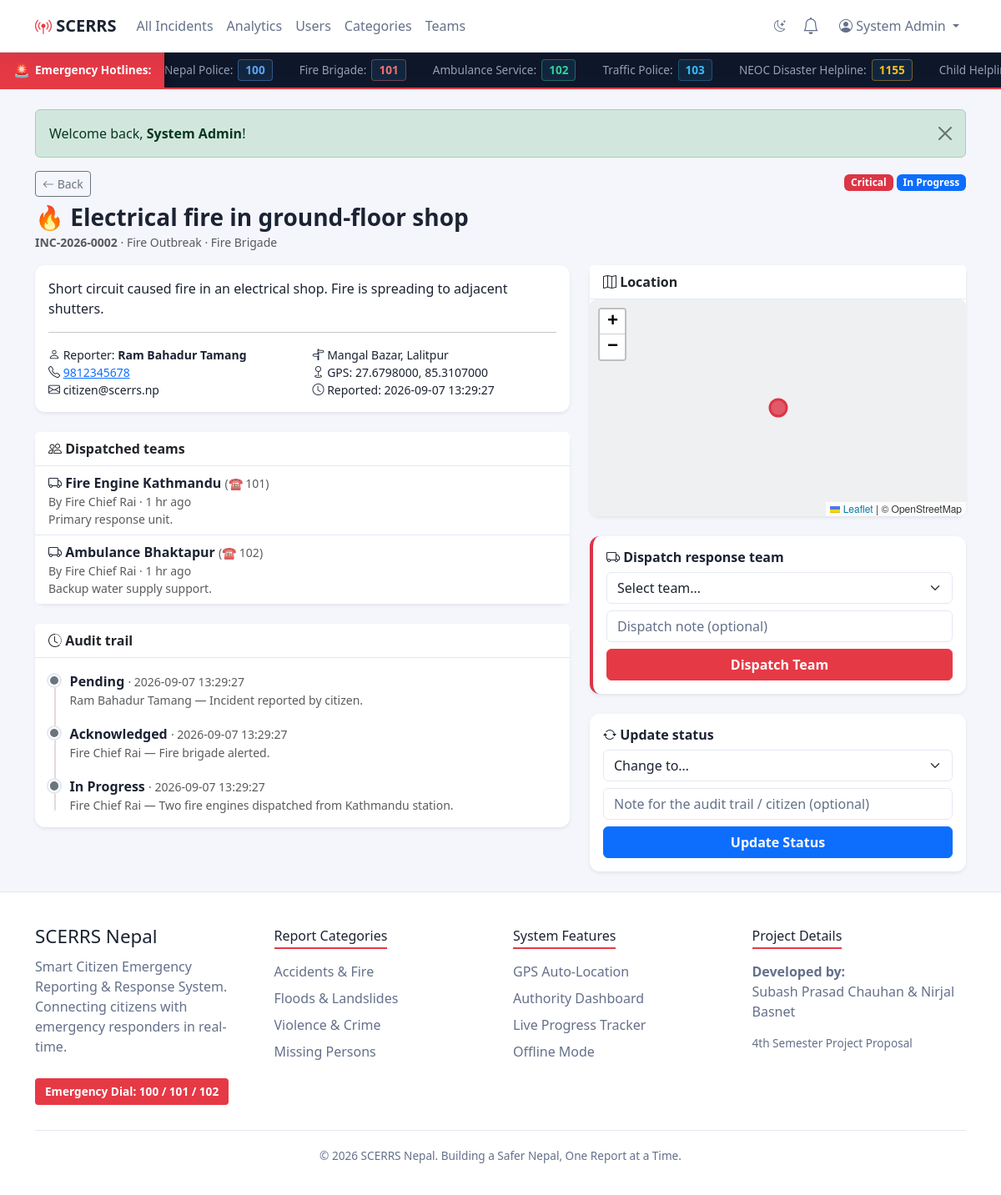
The page /authority/incident_view.php?id=2 (signed in) on the database its author committed.
### tables this page shows
CREATE TABLE users (
  id             INT UNSIGNED AUTO_INCREMENT PRIMARY KEY,
  name           VARCHAR(120) NOT NULL,
  first_name     VARCHAR(80)  DEFAULT NULL,
  middle_name    VARCHAR(80)  DEFAULT NULL,
  last_name      VARCHAR(80)  DEFAULT NULL,
  email          VARCHAR(150) NOT NULL UNIQUE,
  phone          VARCHAR(20)  DEFAULT NULL,
  country        VARCHAR(60)  DEFAULT 'Nepal',
  identity_type  ENUM('citizenship','passport') DEFAULT 'citizenship',
  identity_no    VARCHAR(50)  DEFAULT NULL,
  province       VARCHAR(60)  DEFAULT NULL,
  district       VARCHAR(60)  DEFAULT NULL,
  municipality   VARCHAR(120) DEFAULT NULL,
  tole           VARCHAR(120) DEFAULT NULL,
  ward_no        SMALLINT UNSIGNED DEFAULT NULL,
  officer_id     VARCHAR(50)  DEFAULT NULL,
  designation    VARCHAR(100) DEFAULT NULL,
  official_email VARCHAR(150) DEFAULT NULL,
  dept_address   VARCHAR(255) DEFAULT NULL,
  password       VARCHAR(255) NOT NULL,
  role           ENUM('citizen','authority','admin') NOT NULL DEFAULT 'citizen',
  department_id  INT UNSIGNED DEFAULT NULL,
  active         TINYINT(1) NOT NULL DEFAULT 1,
  created_at     TIMESTAMP DEFAULT CURRENT_TIMESTAMP,
  CONSTRAINT fk_users_department FOREIGN KEY (department_id) REFERENCES departments(id) ON DELETE SET NULL,
  INDEX idx_users_role (role)
);

CREATE TABLE incidents (
  id           INT UNSIGNED AUTO_INCREMENT PRIMARY KEY,
  ref_no       VARCHAR(20) NOT NULL UNIQUE,
  user_id      INT UNSIGNED NOT NULL,
  category_id  INT UNSIGNED NOT NULL,
  title        VARCHAR(150) NOT NULL,
  description  TEXT NOT NULL,
  latitude     DECIMAL(10,7) NOT NULL,
  longitude    DECIMAL(10,7) NOT NULL,
  address      VARCHAR(255) DEFAULT NULL,
  severity     ENUM('low','medium','high','critical') NOT NULL DEFAULT 'medium',
  status       ENUM('pending','acknowledged','in_progress','resolved','rejected') NOT NULL DEFAULT 'pending',
  created_at   TIMESTAMP DEFAULT CURRENT_TIMESTAMP,
  updated_at   TIMESTAMP DEFAULT CURRENT_TIMESTAMP ON UPDATE CURRENT_TIMESTAMP,
  CONSTRAINT fk_incidents_user     FOREIGN KEY (user_id)     REFERENCES users(id)     ON DELETE CASCADE,
  CONSTRAINT fk_incidents_category FOREIGN KEY (category_id) REFERENCES categories(id),
  INDEX idx_incidents_status   (status),
  INDEX idx_incidents_category (category_id),
  INDEX idx_incidents_created  (created_at)
);

CREATE TABLE categories (
  id            INT UNSIGNED AUTO_INCREMENT PRIMARY KEY,
  name          VARCHAR(100) NOT NULL UNIQUE,
  department_id INT UNSIGNED NOT NULL,
  icon          VARCHAR(10)  DEFAULT '⚠️',
  active        TINYINT(1) NOT NULL DEFAULT 1,
  CONSTRAINT fk_categories_department FOREIGN KEY (department_id) REFERENCES departments(id),
  INDEX idx_categories_active (active)
);

CREATE TABLE departments (
  id          INT UNSIGNED AUTO_INCREMENT PRIMARY KEY,
  name        VARCHAR(100) NOT NULL UNIQUE,
  code        VARCHAR(20)  NOT NULL UNIQUE,
  created_at  TIMESTAMP DEFAULT CURRENT_TIMESTAMP
);

CREATE TABLE assignments (
  id          INT UNSIGNED AUTO_INCREMENT PRIMARY KEY,
  incident_id INT UNSIGNED NOT NULL,
  team_id     INT UNSIGNED NOT NULL,
  assigned_by INT UNSIGNED NOT NULL,
  note        VARCHAR(255) DEFAULT NULL,
  assigned_at TIMESTAMP DEFAULT CURRENT_TIMESTAMP,
  CONSTRAINT fk_assignments_incident FOREIGN KEY (incident_id) REFERENCES incidents(id) ON DELETE CASCADE,
  CONSTRAINT fk_assignments_team     FOREIGN KEY (team_id)     REFERENCES response_teams(id),
  CONSTRAINT fk_assignments_by       FOREIGN KEY (assigned_by) REFERENCES users(id)
);

CREATE TABLE response_teams (
  id            INT UNSIGNED AUTO_INCREMENT PRIMARY KEY,
  name          VARCHAR(120) NOT NULL,
  department_id INT UNSIGNED NOT NULL,
  contact       VARCHAR(50) DEFAULT NULL,
  active        TINYINT(1) NOT NULL DEFAULT 1,
  CONSTRAINT fk_teams_department FOREIGN KEY (department_id) REFERENCES departments(id),
  INDEX idx_teams_dept (department_id)
);

CREATE TABLE status_histories (
  id          INT UNSIGNED AUTO_INCREMENT PRIMARY KEY,
  incident_id INT UNSIGNED NOT NULL,
  status      ENUM('pending','acknowledged','in_progress','resolved','rejected') NOT NULL,
  changed_by  INT UNSIGNED NOT NULL,
  note        VARCHAR(255) DEFAULT NULL,
  changed_at  TIMESTAMP DEFAULT CURRENT_TIMESTAMP,
  CONSTRAINT fk_history_incident FOREIGN KEY (incident_id) REFERENCES incidents(id) ON DELETE CASCADE,
  CONSTRAINT fk_history_user     FOREIGN KEY (changed_by)  REFERENCES users(id),
  INDEX idx_history_incident (incident_id)
);

### authority/incident_view.php (the view, shortened to what the rows shown need)
<?php
$user    = require_role('authority', 'admin');
$id = (int)($_GET['id'] ?? 0);
$stmt = db()->prepare(
    'SELECT i.*, c.name AS category_name, c.icon, c.department_id, d.name AS department_name,
            u.name AS reporter_name, u.phone AS reporter_phone, u.email AS reporter_email
     FROM incidents i
     JOIN categories c ON c.id = i.category_id
     JOIN departments d ON d.id = c.department_id
     JOIN users u ON u.id = i.user_id
     WHERE i.id = ?'
);
$stmt->execute([$id]);
$incident = $stmt->fetch();
$history = db()->prepare(
    'SELECT h.*, u.name AS changed_by_name FROM status_histories h JOIN users u ON u.id = h.changed_by
     WHERE h.incident_id = ? ORDER BY h.changed_at ASC'
);
$history->execute([$id]);
$history = $history->fetchAll();
$assignments = db()->prepare(
    'SELECT a.*, t.name AS team_name, t.contact, u.name AS assigned_by_name
     FROM assignments a JOIN response_teams t ON t.id = a.team_id JOIN users u ON u.id = a.assigned_by
     WHERE a.incident_id = ? ORDER BY a.assigned_at DESC'
);
$assignments->execute([$id]);
$assignments = $assignments->fetchAll();
$load_map   = true;
require __DIR__ . '/../includes/header.php';
?>
<div class="d-flex flex-wrap justify-content-between align-items-start mb-3 gap-2">
  <div>
    <a class="btn btn-sm btn-outline-secondary mb-2" href="<?= url('authority/dashboard.php') ?>"><i class="bi bi-arrow-left"></i> Back</a>
    <h3 class="fw-bold mb-0"><?= e($incident['icon']) ?> <?= e($incident['title']) ?></h3>
    <span class="text-muted small"><strong><?= e($incident['ref_no']) ?></strong> &middot; <?= e($incident['category_name']) ?> &middot; <?= e($incident['department_name']) ?></span>
  </div>
  <div><?= severity_badge($incident['severity']) ?> <?= status_badge($incident['status']) ?></div>
</div>
<div class="row g-4">
  <div class="col-lg-7">
    <div class="card border-0 shadow-sm mb-4">
      <div class="card-body">
        <p style="white-space:pre-wrap"><?= nl2br(e($incident['description'])) ?></p>
        <hr>
        <div class="row small">
          <div class="col-md-6">
            <div><i class="bi bi-person"></i> Reporter: <strong><?= e($incident['reporter_name']) ?></strong></div>
            <div><i class="bi bi-telephone"></i>
              <?php if ($incident['reporter_phone']): ?>
                <a href="tel:<?= e($incident['reporter_phone']) ?>"><?= e($incident['reporter_phone']) ?></a>
              <?php else: ?>—<?php endif; ?>
            </div>
            <div><i class="bi bi-envelope"></i> <?= e($incident['reporter_email']) ?></div>
          </div>
          <div class="col-md-6">
            <div><i class="bi bi-signpost-split"></i> <?= e($incident['address'] ?: 'No landmark given') ?></div>
            <div><i class="bi bi-geo"></i> GPS: <?= e($incident['latitude']) ?>, <?= e($incident['longitude']) ?></div>
            <div><i class="bi bi-clock"></i> Reported: <?= e($incident['created_at']) ?></div>
          </div>
        </div>
      </div>
    </div>
    <div class="card border-0 shadow-sm mb-4">
      <?php if (!$assignments): ?>
        <div class="card-body text-muted text-center py-4">No teams dispatched yet.</div>
      <?php else: ?>
        <ul class="list-group list-group-flush">
          <?php foreach ($assignments as $a): ?>
            <li class="list-group-item d-flex justify-content-between align-items-center flex-wrap gap-1">
              <div>
                <strong><i class="bi bi-truck"></i> <?= e($a['team_name']) ?></strong>
                <?php if ($a['contact']): ?><span class="text-muted small">(☎ <?= e($a['contact']) ?>)</span><?php endif; ?>
                <div class="text-muted small">By <?= e($a['assigned_by_name']) ?> &middot; <?= e(time_ago($a['assigned_at'])) ?>
                  <?= $a['note'] ? '<br>' . e($a['note']) : '' ?></div>
              </div>
            </li>
          <?php endforeach; ?>
        </ul>
      <?php endif; ?>
    </div>
    <div class="card border-0 shadow-sm">
      <div class="card-body">
        <div class="timeline">
          <?php foreach ($history as $h): ?>
            <div class="timeline-item">
              <div class="timeline-dot bg-secondary"></div>
              <div>
                <div class="fw-semibold"><?= e(status_label($h['status'])) ?>
                  <small class="text-muted fw-normal">&middot; <?= e($h['changed_at']) ?></small></div>
                <div class="text-muted small"><?= e($h['changed_by_name']) ?><?= $h['note'] ? ' — ' . e($h['note']) : '' ?></div>
              </div>
            </div>
          <?php endforeach; ?>
        </div>
      </div>
    </div>
  </div>
</div>
<?php require __DIR__ . '/../includes/footer.php'; ?>

### includes/header.php (shortened to what the rows shown need)
<?php
$load_map    = $load_map    ?? false;
$fluid       = $fluid       ?? false;
$user        = current_user();
?>
<!DOCTYPE html>
<html lang="en">
<head>
<link href="https://cdn.jsdelivr.net/npm/bootstrap@5.3.3/dist/css/bootstrap.min.css" rel="stylesheet">
<link href="https://cdn.jsdelivr.net/npm/bootstrap-icons@1.11.3/font/bootstrap-icons.min.css" rel="stylesheet">
<?php if ($load_map): ?>
<link rel="stylesheet" href="https://unpkg.com/leaflet@1.9.4/dist/leaflet.css">
<?php endif; ?>
<link rel="stylesheet" href="<?= asset('assets/css/style.css') ?>">
</head>
<body>
<nav class="navbar navbar-expand-lg site-navbar sticky-top">
  <div class="container">
    <div class="collapse navbar-collapse" id="mainNav">
      <ul class="navbar-nav ms-auto align-items-lg-center">
        <?php if ($user): ?>
          <li class="nav-item me-lg-2">
            <a class="nav-link position-relative" href="<?= url('notifications.php') ?>" title="Notifications">
              <i class="bi bi-bell fs-5"></i>
            </a>
          </li>
          <li class="nav-item dropdown">
            <a class="nav-link dropdown-toggle" href="#" data-bs-toggle="dropdown">
              <i class="bi bi-person-circle"></i> <?= e($user['name']) ?>
            </a>
          </li>
        <?php else: ?>
          <li class="nav-item"><a class="nav-link" href="<?= url('auth/login.php') ?>">Login</a></li>
          <li class="nav-item"><a class="btn btn-danger btn-sm ms-lg-2" href="<?= url('auth/register.php') ?>">Register</a></li>
        <?php endif; ?>
      </ul>
    </div>
  </div>
</nav>
<main class="<?= $fluid ? 'container-fluid px-0' : 'container py-4' ?>">

### includes/functions.php (shortened to what the rows shown need)
<?php
function e(?string $value): string
{
    return htmlspecialchars((string)$value, ENT_QUOTES, 'UTF-8');
}
function url(string $path = ''): string
{
    return BASE_URL . ltrim($path, '/');
}
function asset(string $path): string
{
    $full = APP_ROOT . DIRECTORY_SEPARATOR . ltrim(str_replace('/', DIRECTORY_SEPARATOR, $path), DIRECTORY_SEPARATOR);
    $ver  = @filemtime($full) ?: time();
    return url($path) . '?v=' . $ver;
}
function current_user(): ?array
{
    static $user = false;
    if ($user === false) {
        if (empty($_SESSION['user_id'])) {
            $user = null;
        } else {
            $stmt = db()->prepare(
                'SELECT u.*, d.name AS department_name, d.code AS department_code
                 FROM users u LEFT JOIN departments d ON d.id = u.department_id
                 WHERE u.id = ? AND u.active = 1'
            );
            $stmt->execute([$_SESSION['user_id']]);
            $user = $stmt->fetch() ?: null;
        }
    }
    return $user;
}
function require_login(): array
{
    $user = current_user();
    return $user;
}
function require_role(string ...$roles): array
{
    $user = require_login();
    return $user;
}
function status_label(string $status): string
{
    return match ($status) {
        'in_progress'  => 'In Progress',
        default        => ucfirst($status),
    };
}
function status_badge(string $status): string
{
    $color = match ($status) {
        'pending'      => 'secondary',
        'acknowledged' => 'info',
        'in_progress'  => 'primary',
        'resolved'     => 'success',
        'rejected'     => 'danger',
        default        => 'dark',
    };
    return '<span class="badge text-bg-' . $color . '">' . e(status_label($status)) . '</span>';
}
function severity_badge(string $severity): string
{
    return '<span class="badge badge-sev-' . e($severity) . '">' . e(ucfirst($severity)) . '</span>';
}
function time_ago(string $datetime): string
{
    $ts   = strtotime($datetime);
    $diff = time() - $ts;
    if ($diff < 86400)  return floor($diff / 3600) . ' hr ago';
    return date('M j, Y', $ts);
}

### rows shown on the page
users: name "System Admin"
incidents: category.icon "🔥", title "Electrical fire in ground-floor shop", ref_no "INC-2026-0002", category.name "Fire Outbreak", departments.name "Fire Brigade", severity "Critical", status "In Progress", description "Short circuit caused fire in an electrical shop. Fire is spreading to adjacent shutters.", user.name "Ram Bahadur Tamang", user.phone "9812345678", user.email "citizen@scerrs.np", address "Mangal Bazar, Lalitpur", latitude "27.6798000", longitude "85.3107000", created_at "2026-09-07 13:29:27"
assignments: team.name "Fire Engine Kathmandu", team.contact "101", assigned_by.name "Fire Chief Rai", assigned_at "1 hr ago", note "Primary response unit."
assignments: team.name "Ambulance Bhaktapur", team.contact "102", assigned_by.name "Fire Chief Rai", assigned_at "1 hr ago", note "Backup water supply support."
status_histories: status "Pending", changed_at "2026-09-07 13:29:27", changed_by.name "Ram Bahadur Tamang", note "Incident reported by citizen."
status_histories: status "Acknowledged", changed_at "2026-09-07 13:29:27", changed_by.name "Fire Chief Rai", note "Fire brigade alerted."
status_histories: status "In Progress", changed_at "2026-09-07 13:29:27", changed_by.name "Fire Chief Rai", note "Two fire engines dispatched from Kathmandu station."

### other values the page prints
$f['message'] "Welcome back, System Admin !"
